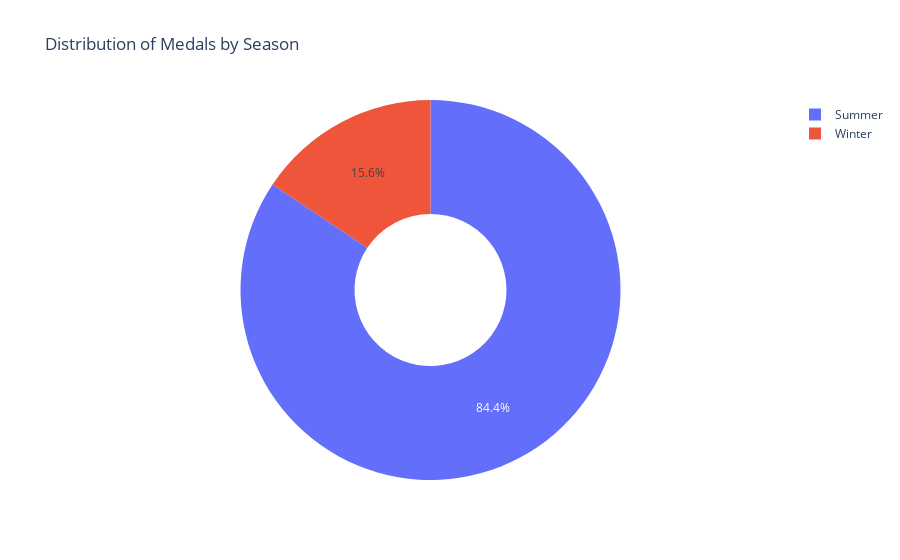
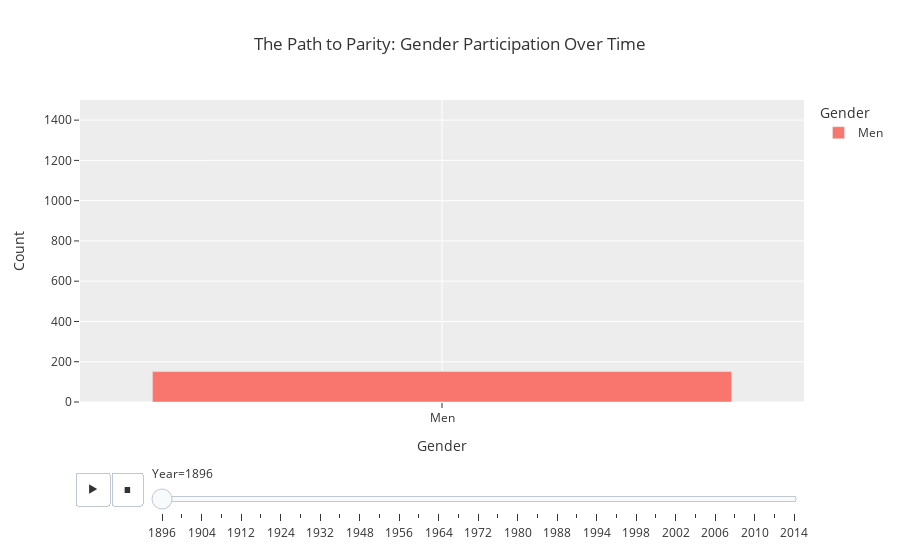

Source (notebook cell) for these figures, in order:
### Markdown cell above
## 2. Comprehensive EDA (Standard & Animated)

### 2.1 Season & Gender Distribution
A high-level view of how the games are structured (Summer vs Winter) and the athlete gender split.

### Code cell
# [MERGED from 1.ipynb] Pie Chart of Season Distribution
fig_pie = px.pie(olympics_merged, names='Season', title='Distribution of Medals by Season', hole=0.4)
fig_pie.show()

# [MERGED from 1.ipynb] Animated Gender Participation
gender_time = olympics_merged.groupby(['Year', 'Gender']).size().reset_index(name='Count')
fig_gender = px.bar(gender_time, x='Gender', y='Count', color='Gender', animation_frame='Year',
             range_y=[0, 1500], title='The Path to Parity: Gender Participation Over Time',
             template='ggplot2')
fig_gender.show()

### Figure 1 — Plotly figure (JSON) as saved in the notebook; plotly's stock layout.template omitted (floating-point values rounded to 4 significant figures; data arrays with more than 128 entries replaced by an {"elided": "..."} marker saying what was removed)
{"data": [{"domain": {"x": [0, 1], "y": [0, 1]}, "hole": 0.4, "hovertemplate": "Season=%{label}<extra></extra>", "labels": {"elided": "36935 str values"}, "legendgroup": "", "name": "", "showlegend": true, "type": "pie"}], "layout": {"legend": {"tracegroupgap": 0}, "title": {"text": "Distribution of Medals by Season"}}}

### Figure 2 — Plotly figure (JSON) as saved in the notebook; plotly's stock layout.template omitted (floating-point values rounded to 4 significant figures)
{"data": [{"hovertemplate": "Gender=%{x}<br>Year=1896<br>Count=%{y}<extra></extra>", "legendgroup": "Men", "marker": {"color": "#F8766D", "pattern": {"shape": ""}}, "name": "Men", "orientation": "v", "showlegend": true, "textposition": "auto", "type": "bar", "x": ["Men"], "xaxis": "x", "y": [151], "yaxis": "y"}], "layout": {"barmode": "relative", "legend": {"title": {"text": "Gender"}, "tracegroupgap": 0}, "sliders": [{"active": 0, "currentvalue": {"prefix": "Year="}, "len": 0.9, "pad": {"b": 10, "t": 60}, "steps": [{"args": [["1896"], {"frame": {"duration": 0, "redraw": true}, "fromcurrent": true, "mode": "immediate", "transition": {"duration": 0, "easing": "linear"}}], "label": "1896", "method": "animate"}, {"args": [["1900"], {"frame": {"duration": 0, "redraw": true}, "fromcurrent": true, "mode": "immediate", "transition": {"duration": 0, "easing": "linear"}}], "label": "1900", "method": "animate"}, {"args": [["1904"], {"frame": {"duration": 0, "redraw": true}, "fromcurrent": true, "mode": "immediate", "transition": {"duration": 0, "easing": "linear"}}], "label": "1904", "method": "animate"}, {"args": [["1908"], {"frame": {"duration": 0, "redraw": true}, "fromcurrent": true, "mode": "immediate", "transition": {"duration": 0, "easing": "linear"}}], "label": "1908", "method": "animate"}, {"args": [["1912"], {"frame": {"duration": 0, "redraw": true}, "fromcurrent": true, "mode": "immediate", "transition": {"duration": 0, "easing": "linear"}}], "label": "1912", "method": "animate"}, {"args": [["1920"], {"frame": {"duration": 0, "redraw": true}, "fromcurrent": true, "mode": "immediate", "transition": {"duration": 0, "easing": "linear"}}], "label": "1920", "method": "animate"}, {"args": [["1924"], {"frame": {"duration": 0, "redraw": true}, "fromcurrent": true, "mode": "immediate", "transition": {"duration": 0, "easing": "linear"}}], "label": "1924", "method": "animate"}, {"args": [["1928"], {"frame": {"duration": 0, "redraw": true}, "fromcurrent": true, "mode": "immediate", "transition": {"duration": 0, "easing": "linear"}}], "label": "1928", "method": "animate"}, {"args": [["1932"], {"frame": {"duration": 0, "redraw": true}, "fromcurrent": true, "mode": "immediate", "transition": {"duration": 0, "easing": "linear"}}], "label": "1932", "method": "animate"}, {"args": [["1936"], {"frame": {"duration": 0, "redraw": true}, "fromcurrent": true, "mode": "immediate", "transition": {"duration": 0, "easing": "linear"}}], "label": "1936", "method": "animate"}, {"args": [["1948"], {"frame": {"duration": 0, "redraw": true}, "fromcurrent": true, "mode": "immediate", "transition": {"duration": 0, "easing": "linear"}}], "label": "1948", "method": "animate"}, {"args": [["1952"], {"frame": {"duration": 0, "redraw": true}, "fromcurrent": true, "mode": "immediate", "transition": {"duration": 0, "easing": "linear"}}], "label": "1952", "method": "animate"}, {"args": [["1956"], {"frame": {"duration": 0, "redraw": true}, "fromcurrent": true, "mode": "immediate", "transition": {"duration": 0, "easing": "linear"}}], "label": "1956", "method": "animate"}, {"args": [["1960"], {"frame": {"duration": 0, "redraw": true}, "fromcurrent": true, "mode": "immediate", "transition": {"duration": 0, "easing": "linear"}}], "label": "1960", "method": "animate"}, {"args": [["1964"], {"frame": {"duration": 0, "redraw": true}, "fromcurrent": true, "mode": "immediate", "transition": {"duration": 0, "easing": "linear"}}], "label": "1964", "method": "animate"}, {"args": [["1968"], {"frame": {"duration": 0, "redraw": true}, "fromcurrent": true, "mode": "immediate", "transition": {"duration": 0, "easing": "linear"}}], "label": "1968", "method": "animate"}, {"args": [["1972"], {"frame": {"duration": 0, "redraw": true}, "fromcurrent": true, "mode": "immediate", "transition": {"duration": 0, "easing": "linear"}}], "label": "1972", "method": "animate"}, {"args": [["1976"], {"frame": {"duration": 0, "redraw": true}, "fromcurrent": true, "mode": "immediate", "transition": {"duration": 0, "easing": "linear"}}], "label": "1976", "method": "animate"}, {"args": [["1980"], {"frame": {"duration": 0, "redraw": true}, "fromcurrent": true, "mode": "immediate", "transition": {"duration": 0, "easing": "linear"}}], "label": "1980", "method": "animate"}, {"args": [["1984"], {"frame": {"duration": 0, "redraw": true}, "fromcurrent": true, "mode": "immediate", "transition": {"duration": 0, "easing": "linear"}}], "label": "1984", "method": "animate"}, {"args": [["1988"], {"frame": {"duration": 0, "redraw": true}, "fromcurrent": true, "mode": "immediate", "transition": {"duration": 0, "easing": "linear"}}], "label": "1988", "method": "animate"}, {"args": [["1992"], {"frame": {"duration": 0, "redraw": true}, "fromcurrent": true, "mode": "immediate", "transition": {"duration": 0, "easing": "linear"}}], "label": "1992", "method": "animate"}, {"args": [["1994"], {"frame": {"duration": 0, "redraw": true}, "fromcurrent": true, "mode": "immediate", "transition": {"duration": 0, "easing": "linear"}}], "label": "1994", "method": "animate"}, {"args": [["1996"], {"frame": {"duration": 0, "redraw": true}, "fromcurrent": true, "mode": "immediate", "transition": {"duration": 0, "easing": "linear"}}], "label": "1996", "method": "animate"}, {"args": [["1998"], {"frame": {"duration": 0, "redraw": true}, "fromcurrent": true, "mode": "immediate", "transition": {"duration": 0, "easing": "linear"}}], "label": "1998", "method": "animate"}, {"args": [["2000"], {"frame": {"duration": 0, "redraw": true}, "fromcurrent": true, "mode": "immediate", "transition": {"duration": 0, "easing": "linear"}}], "label": "2000", "method": "animate"}, {"args": [["2002"], {"frame": {"duration": 0, "redraw": true}, "fromcurrent": true, "mode": "immediate", "transition": {"duration": 0, "easing": "linear"}}], "label": "2002", "method": "animate"}, {"args": [["2004"], {"frame": {"duration": 0, "redraw": true}, "fromcurrent": true, "mode": "immediate", "transition": {"duration": 0, "easing": "linear"}}], "label": "2004", "method": "animate"}, {"args": [["2006"], {"frame": {"duration": 0, "redraw": true}, "fromcurrent": true, "mode": "immediate", "transition": {"duration": 0, "easing": "linear"}}], "label": "2006", "method": "animate"}, {"args": [["2008"], {"frame": {"duration": 0, "redraw": true}, "fromcurrent": true, "mode": "immediate", "transition": {"duration": 0, "easing": "linear"}}], "label": "2008", "method": "animate"}, {"args": [["2010"], {"frame": {"duration": 0, "redraw": true}, "fromcurrent": true, "mode": "immediate", "transition": {"duration": 0, "easing": "linear"}}], "label": "2010", "method": "animate"}, {"args": [["2012"], {"frame": {"duration": 0, "redraw": true}, "fromcurrent": true, "mode": "immediate", "transition": {"duration": 0, "easing": "linear"}}], "label": "2012", "method": "animate"}, {"args": [["2014"], {"frame": {"duration": 0, "redraw": true}, "fromcurrent": true, "mode": "immediate", "transition": {"duration": 0, "easing": "linear"}}], "label": "2014", "method": "animate"}], "x": 0.1, "xanchor": "left", "y": 0, "yanchor": "top"}], "title": {"text": "The Path to Parity: Gender Participation Over Time"}, "updatemenus": [{"buttons": [{"args": [null, {"frame": {"duration": 500, "redraw": true}, "fromcurrent": true, "mode": "immediate", "transition": {"duration": 500, "easing": "linear"}}], "label": "&#9654;", "method": "animate"}, {"args": [[null], {"frame": {"duration": 0, "redraw": true}, "fromcurrent": true, "mode": "immediate", "transition": {"duration": 0, "easing": "linear"}}], "label": "&#9724;", "method": "animate"}], "direction": "left", "pad": {"r": 10, "t": 70}, "showactive": false, "type": "buttons", "x": 0.1, "xanchor": "right", "y": 0, "yanchor": "top"}], "xaxis": {"anchor": "y", "categoryarray": ["Men", "Women"], "categoryorder": "array", "domain": [0, 1], "title": {"text": "Gender"}}, "yaxis": {"anchor": "x", "domain": [0, 1], "range": [0, 1500], "title": {"text": "Count"}}}}
